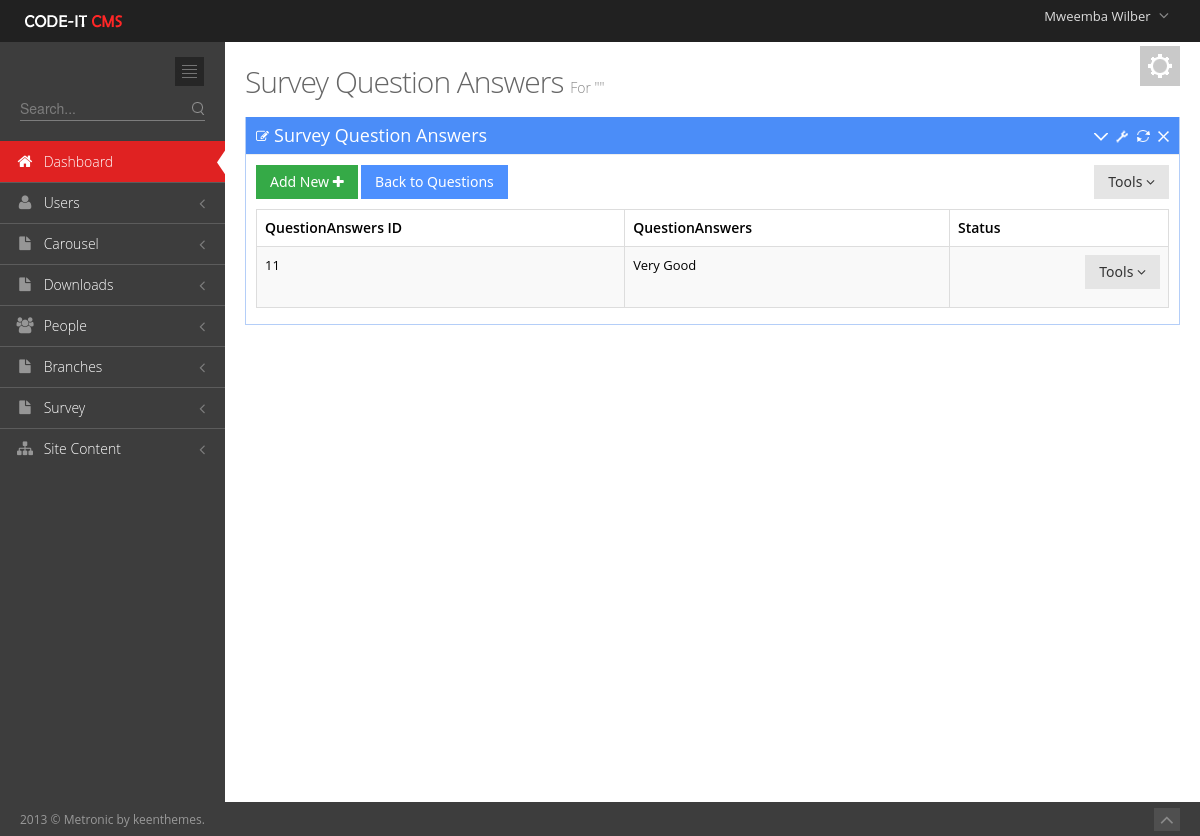
The page /Admin/QuestionAnswers.php (signed in) on the database its author committed.
### tables this page shows
CREATE TABLE `user_tbl` (
  `username` varchar(50) NOT NULL,
  `password` text NOT NULL,
  `email` text NOT NULL,
  `contact_no` varchar(50) NOT NULL,
  `branch` int(11) NOT NULL,
  `level` int(11) NOT NULL,
  `Position` text NOT NULL,
  `active` int(11) NOT NULL,
  `Staff_no` int(11) NOT NULL,
  `profile_picture` text NOT NULL,
  `last_pass_change` date NOT NULL,
  `emp_id` int(3) NOT NULL,
  `Status` varchar(20) NOT NULL,
  `date_created` date NOT NULL
);

CREATE TABLE `employees_tbl` (
  `emp_id` int(4) UNSIGNED ZEROFILL NOT NULL,
  `Title` text NOT NULL,
  `first_name` varchar(100) DEFAULT NULL,
  `last_name` varchar(100) DEFAULT NULL,
  `date_of_birth` date DEFAULT NULL,
  `email` varchar(100) DEFAULT NULL,
  `mobile_number` varchar(18) DEFAULT NULL,
  `whatsapp` text NOT NULL,
  `address1` varchar(100) DEFAULT NULL,
  `address2` varchar(100) DEFAULT NULL,
  `city_town` varchar(100) DEFAULT NULL,
  `genda` varchar(10) DEFAULT NULL,
  `country` varchar(100) DEFAULT NULL,
  `date_joined` date DEFAULT NULL,
  `jobRole` text,
  `Qualification_level` varchar(40) NOT NULL,
  `qualification_Area` varchar(100) NOT NULL,
  `Category` text NOT NULL,
  `Picture` text NOT NULL,
  `brief_profile` text NOT NULL
);

CREATE TABLE `survey_quest_answer` (
  `answer_id` int(11) NOT NULL,
  `answer` text NOT NULL,
  `question_id` int(11) NOT NULL
);

### includes/sessions.php (called while the page is built, shortened)
<?php
include 'Dbconnect.php';
$dbuser=$_SESSION['username'];
   $query="SELECT * FROM `user_tbl` INNER JOIN `employees_tbl` ON `employees_tbl`.`emp_id`=`user_tbl`.`Staff_no` WHERE `username`='$dbuser'";
      $q1=mysqli_query($conn,$query)or die(mysqli_error());
            while ($row = mysqli_fetch_array($q1)) {
            $firstname=$row['first_name'];
            }
?>

### Admin/QuestionAnswers.php (the view, shortened to what this page needs)
<!DOCTYPE html>
 <html lang="en">
<head>
	<link href="media/css/bootstrap.min.css" rel="stylesheet" type="text/css"/>
	<link href="media/css/bootstrap-responsive.min.css" rel="stylesheet" type="text/css"/>
	<link href="media/css/font-awesome.min.css" rel="stylesheet" type="text/css"/>
	<link href="media/css/style-metro.css" rel="stylesheet" type="text/css"/>
	<link href="media/css/style.css" rel="stylesheet" type="text/css"/>
	<link href="media/css/style-responsive.css" rel="stylesheet" type="text/css"/>
	<link href="media/css/default.css" rel="stylesheet" type="text/css" id="style_color"/>
	<link href="media/css/uniform.default.css" rel="stylesheet" type="text/css"/>
	<link rel="stylesheet" type="text/css" href="media/css/select2_metro.css" />
	<link rel="stylesheet" href="media/css/DT_bootstrap.css" />
</head>
<?php
include 'includes/header.php';
include 'includes/sidebar.php';
$question_id=$_GET['quest_id'];
?>
		<div class="page-content">
			<div class="container-fluid">
				<div class="row-fluid">
					<div class="span12">
						<div class="color-panel hidden-phone">
							<div class="color-mode-icons icon-color"></div>
						</div>
						<h3 class="page-title">
							Survey Question Answers
								<small>For "<?php
            ?>" </small>
						</h3>
					</div>
				</div>
			<?php
			$quest_id=$_GET['quest_id'];
?>
				<div class="row-fluid">
					<div class="span12">
						<div class="portlet box blue">
							<div class="portlet-title">
								<div class="caption"><i class="icon-edit"></i>Survey Question Answers</div>
								<div class="tools">
									<a href="javascript:;" class="collapse"></a>
									<a href="#portlet-config" data-toggle="modal" class="config"></a>
									<a href="javascript:;" class="reload"></a>
									<a href="javascript:;" class="remove"></a>
								</div>
							</div>
							<div class="portlet-body">
								<div class="clearfix">
									<div class="btn-group">
										<a  data-toggle="modal" href="#NewResponsibility" ><button " class="btn green">
										Add New <i class="icon-plus"></i>
										</button></a>
									</div>
									<div class="btn-group">
										<a  href="QuestionAnswers.php?quest_id=<?php echo $question_id; ?>"  ><button " class="btn blue">
										Back to Questions <i class="icon-backarrow"></i>
										</button></a>
									</div>
									<div class="btn-group pull-right">
										<button class="btn dropdown-toggle" data-toggle="dropdown">Tools <i class="icon-angle-down"></i>
										</button>
									</div>
								</div>
								<table class="table table-striped table-hover table-bordered" id="sample_editable_1">
									<thead>
										<tr>
											<th>QuestionAnswers ID</th>
											<th>QuestionAnswers</th>
											<th>Status</th>
										</tr>
									</thead>
									<tbody>
                                <?php
 $propertySQL="SELECT `answer_id`, `answer`, `question_id` FROM `survey_quest_answer` WHERE `question_id`='$quest_id'";
											$results=mysqli_query($conn,$propertySQL);
											while($row5=mysqli_fetch_array($results)){
            ?>
										<tr class="">
                                             <td><?php  echo $row5['answer_id']; ?></td>
											<td><?php  echo $row5['answer']; ?></td>
											<td><div class="btn-group pull-right">
										<button class="btn dropdown-toggle" data-toggle="dropdown">Tools <i class="icon-angle-down"></i>
										</button>
									</div></td>
										</tr>
									<?php } 		 ?>
									</tbody>
								</table>
							</div>
						</div>
								<div id="NewResponsibility"  class="modal hide fade" tabindex="-1" data-width="760">
									<div class="modal-footer">
										<a href="QuestionAnswers.php?quest_id=<?php echo $question_id; ?>"><button type="button" class="btn blue" onclick="NewQuestionAnswers(<?php echo $quest_id; ?>)">Save</button>
									</div>
								</div>
					</div>
				</div>
			</div>
		</div>
	</div>
	<div class="footer">
		<div class="footer-inner">
			2013 &copy; Metronic by keenthemes.
		</div>
		<div class="footer-tools">
			<span class="go-top">
			<i class="icon-angle-up"></i>
			</span>
		</div>
	</div>
</body>
</html>

### Admin/includes/header.php (shortened to what this page needs)
<?php
 include '../includes/sessions.php';
?>
 <html lang="en" class="no-js">
<body class="page-header-fixed">
	<div class="header navbar navbar-inverse navbar-fixed-top">
		<div class="navbar-inner">
			<div class="container-fluid">
				<a class="brand" href="index.php">
				<img src="media/image/logo.png" alt="logo"/>
				</a>
				<ul class="nav pull-right">
					<li class="dropdown user">
						<a href="#" class="dropdown-toggle" data-toggle="dropdown">
						<span class="username"><?php echo $firstname ;?></span>
						<i class="icon-angle-down"></i>
						</a>
					</li>
				</ul>
			</div>
		</div>
	</div>
	<div class="page-container">

### Admin/media/css/style-metro.css (style rules this page uses)
div, input, select, textarea, span, img, table, td, th, p, a, button, ul, li { -webkit-border-radius: 0 !important; -moz-border-radius: 0 !important; border-radius: 0 !important; }
.btn { background-color: #e5e5e5; background-image: none; filter: none; border: 0; padding: 7px 14px; text-shadow: none; font-family: "Segoe UI", Helvetica, Arial, sans-serif; font-size: 14px; color: #333333; cursor: pointer; outline: none; -webkit-box-shadow: none !important; -moz-box-shadow: none !important; box-shadow: none !important; -webkit-border-radius: 0 !important; -moz-border-radius: 0 !important; border-radius: 0 !important; }
.btn.blue { color: white; text-shadow: none; background-color: #4d90fe; }
.btn.green { color: white; text-shadow: none; background-color: #35aa47; }
.modal-footer { border-top: 0; }
.modal { z-index: 10050 !important; }

### Admin/media/css/style-responsive.css (style rules this page uses)
@media (min-width: 980px) { .page-content { margin-left: 225px; margin-top: 0px; min-height: 760px; } }

### Admin/media/css/default.css (style rules this page uses)
body { background-color: #3d3d3d !important; }
.header .navbar-inner { filter: none !important; background-image: none !important; background-color: #212121 !important; }
.header .nav li.dropdown .dropdown-toggle i { color: #8a8a8a !important; }
.footer .footer-inner { color: #999999; }
.footer .footer-tools .go-top { background-color: #4f4f4f; }
.footer .footer-tools .go-top i { color: #8a8a8a; }

### rows shown on the page
user_tbl: employees_tbl.first_name "Mweemba Wilber"
survey_quest_answer: answer_id "11", answer "Very Good"
